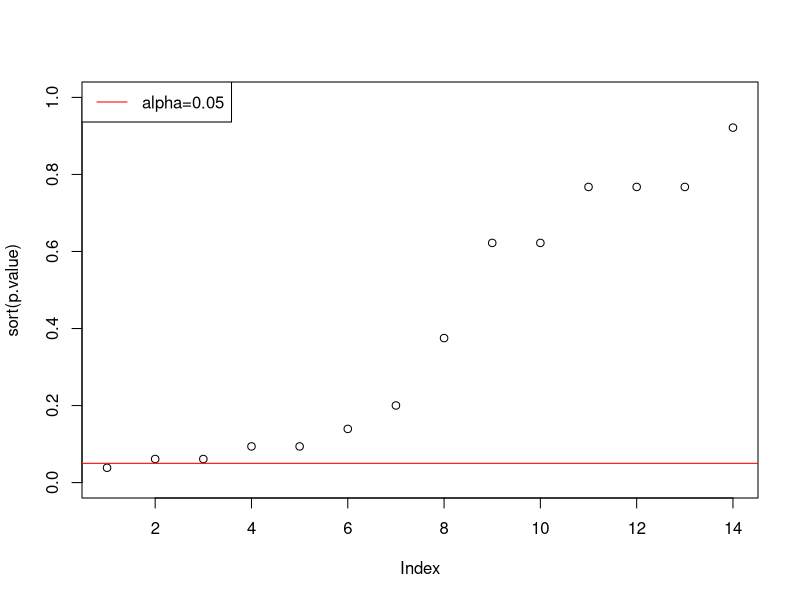
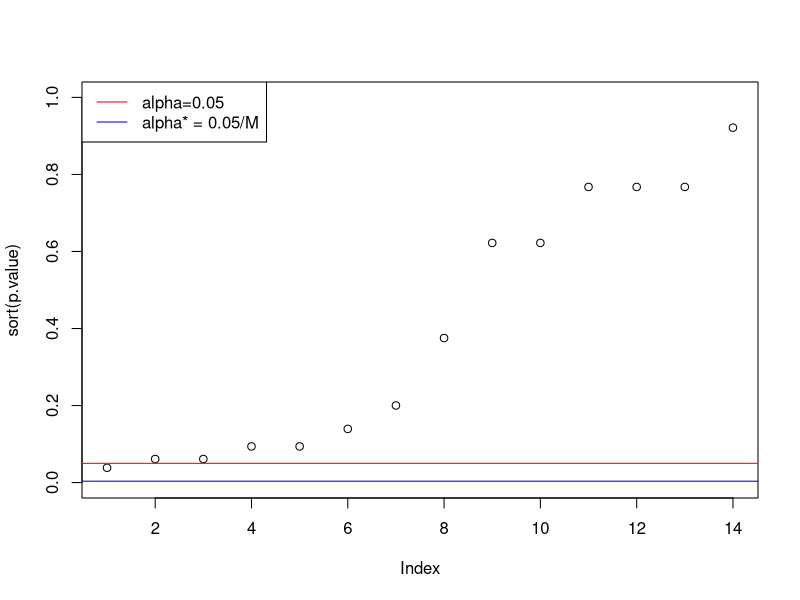
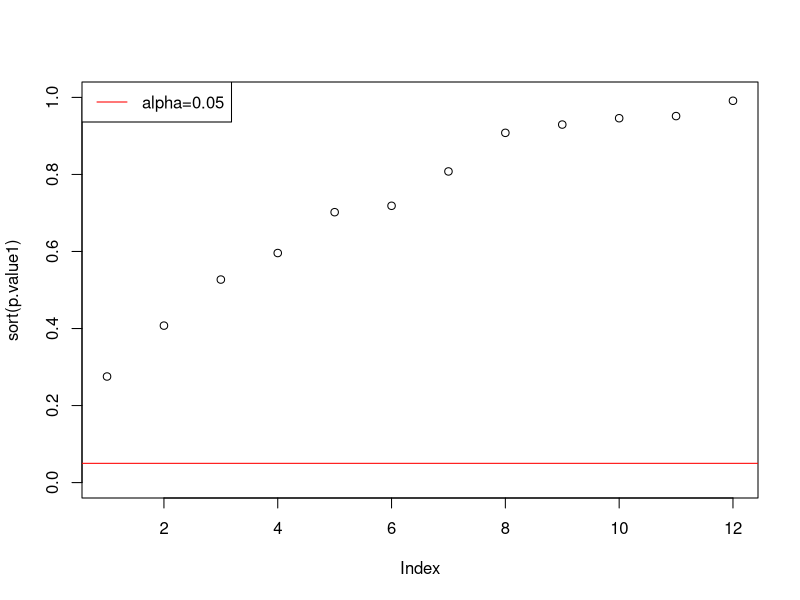
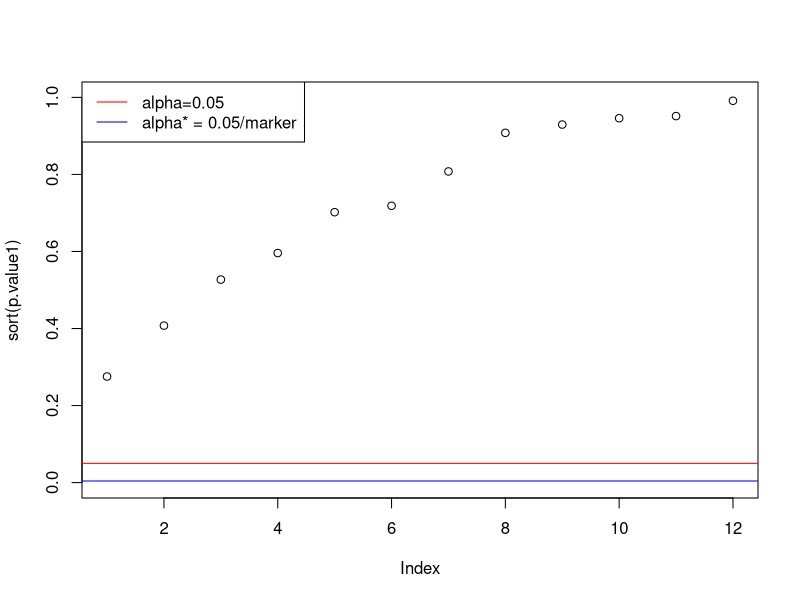

These charts were generated, in order, by the following R code:
## ---- chunk 1
mouse <- read.csv(file = "data/mouse.csv", header = TRUE)
maize <- read.csv(file = "data/maize.csv", header = TRUE)
head(mouse)
head(maize)
## ---- chunk 2
mouse <- mouse[-1,-1]
library(dplyr)
maize <- select(maize, -c('IND', 'GY'))
## ---- chunk 3
dim(mouse)
dim(maize)
## ---- chunk 4
M <- 14 # number of markers
N <- 103 # number of individuals
## ---- chunk 5
exp <- c(0.5, 0.5)
p.value <- rep(NA, M) # initializes an object to store the p-values
for (m in 1:M) {
  print(m)
  obs <- table(mouse[,m])
  p.value[m] <- chisq.test(x = obs, p= exp)$p.value}
p.value
## ---- chunk 6
plot(sort(p.value), ylim = c(0,1)) # plot of ordered p-values
abline(h = 0.05,  col = "red")
legend("topleft", legend=c("alpha=0.05"), col=c("red"), lty=1)
## ---- chunk 7
plot(sort(p.value), ylim = c(0,1)) # plot of ordered p-values
abline(h = c(0.05, 0.05/M) ,  col = c("red", "blue"))
legend("topleft", legend=c("alpha=0.05", "alpha* = 0.05/M"), col=c("red", "blue"), lty=1)
## ---- chunk 8
marker <- 12
number <- 171
exp1 <- c(0.25,0.5, 0.25) 
p.value1 <- rep(NA, marker) # initializes an object to store the p-values
for (m1 in 1:marker) {
  print(m1)
  obs <- table(maize[,m1])
  p.value1[m1] <- chisq.test(x = obs, p= exp1)$p.value
}
p.value1
## ---- chunk 9
plot(sort(p.value1), ylim = c(0,1)) # plot of ordered p-values
abline(h = 0.05,  col = "red")
legend("topleft", legend=c("alpha=0.05"), col=c("red"), lty=1)
## ---- chunk 10
plot(sort(p.value1), ylim = c(0,1)) # plot of ordered p-values
abline(h = c(0.05, 0.05/marker) ,  col = c("red", "blue"))
legend("topleft", legend=c("alpha=0.05", "alpha* = 0.05/marker"), col=c("red", "blue"), lty=1)
